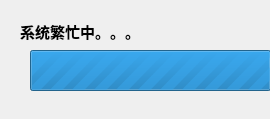
<?xml version="1.0" encoding="UTF-8"?>
<ui version="4.0">
 <class>Dialog</class>
 <widget class="QDialog" name="Dialog">
  <property name="geometry">
   <rect>
    <x>0</x>
    <y>0</y>
    <width>270</width>
    <height>119</height>
   </rect>
  </property>
  <property name="minimumSize">
   <size>
    <width>270</width>
    <height>119</height>
   </size>
  </property>
  <property name="maximumSize">
   <size>
    <width>270</width>
    <height>119</height>
   </size>
  </property>
  <widget class="QLabel" name="label">
   <property name="geometry">
    <rect>
     <x>20</x>
     <y>20</y>
     <width>141</width>
     <height>21</height>
    </rect>
   </property>
   <property name="text">
    <string>&lt;html&gt;&lt;head/&gt;&lt;body&gt;&lt;p&gt;&lt;span style=&quot; font-size:11pt; font-weight:600;&quot;&gt;系统繁忙中。。。&lt;/span&gt;&lt;/p&gt;&lt;/body&gt;&lt;/html&gt;</string>
   </property>
  </widget>
  <widget class="QProgressBar" name="progressBar">
   <property name="geometry">
    <rect>
     <x>30</x>
     <y>50</y>
     <width>241</width>
     <height>41</height>
    </rect>
   </property>
   <property name="minimum">
    <number>0</number>
   </property>
   <property name="maximum">
    <number>0</number>
   </property>
   <property name="value">
    <number>-1</number>
   </property>
  </widget>
 </widget>
 <resources/>
 <connections/>
</ui>
